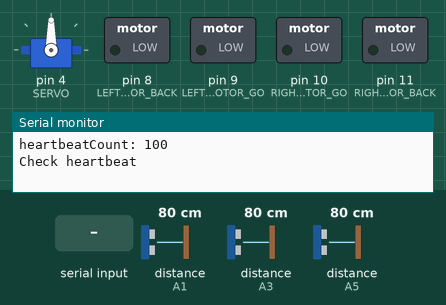
Simulated run of this sketch. Board: Arduino Uno, built with avr-gcc and run on an emulated ATmega328P. Parts: servo, switched loads named in the sketch (green lamp = pin HIGH), the last lines printed to the serial monitor. Wiring (inferred from the names in the program): servo: signal pin 4. The inputs (shaded band) are chosen by the test bench; at power-on: distance to the obstacle (sensors on A1, A3, A5) 80 cm. The echo pulse lasts 58.3 µs per cm; servo pulses on a pin are drawn as a servo (544–2400 µs = 0–180°); pins used as bus, display or sensor lines are not drawn.

Above: at 1.3 s.
1.4 s: "1" received over the second serial link
At 2.7 s:
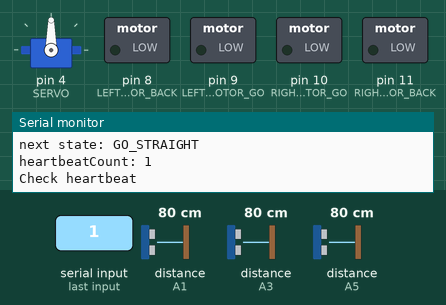
3.0 s: "0" received over the second serial link
At 4.2 s:
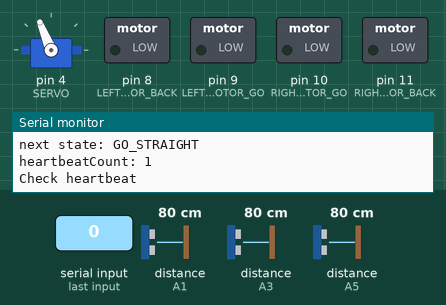
4.5 s: "2" received over the second serial link
At 5.3 s:
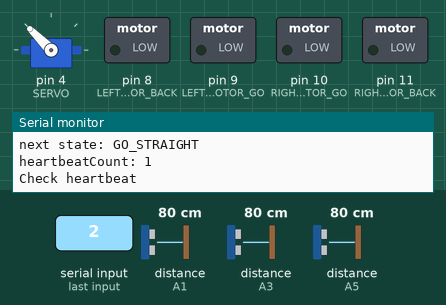
6.0 s: "1" received over the second serial link
At 6.7 s:
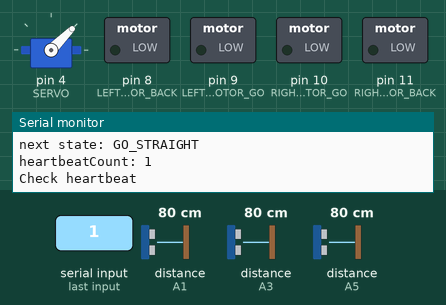
7.5 s: "0" received over the second serial link
At 8.9 s:
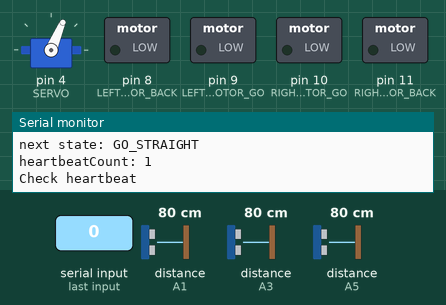
Timing chart, 0 to 10.0 s (numbered marks = the images above; inputs shaded):
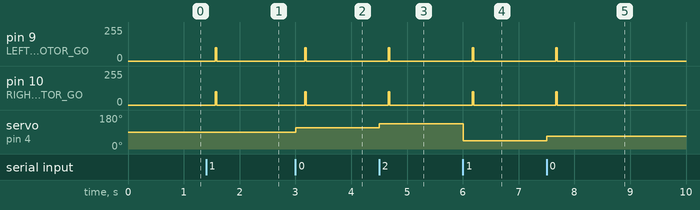

Measured:
- after the input at 1.4 s, pin 9 (LEFT_MOTOR_GO): 0/255 → 100/255 after 0.17 s, → 0/255 0.03 s later; pin 10 (RIGHT_MOTOR_GO): 0/255 → 101/255 after 0.17 s, → 0/255 0.03 s later
- after the input at 3.0 s, pin 9 (LEFT_MOTOR_GO): 0/255 → 100/255 after 0.17 s, → 0/255 0.03 s later; pin 10 (RIGHT_MOTOR_GO): 0/255 → 101/255 after 0.17 s, → 0/255 0.03 s later; servo on pin 4 (SERVO): 90° → 112° at once
- after the input at 4.5 s, pin 9 (LEFT_MOTOR_GO): 0/255 → 100/255 after 0.17 s, → 0/255 0.03 s later; pin 10 (RIGHT_MOTOR_GO): 0/255 → 101/255 after 0.17 s, → 0/255 0.03 s later; servo on pin 4 (SERVO): 112° → 135° at once
- after the input at 6.0 s, pin 9 (LEFT_MOTOR_GO): 0/255 → 100/255 after 0.17 s, → 0/255 0.03 s later; pin 10 (RIGHT_MOTOR_GO): 0/255 → 101/255 after 0.17 s, → 0/255 0.03 s later; servo on pin 4 (SERVO): 135° → 45° at once
- after the input at 7.5 s, pin 9 (LEFT_MOTOR_GO): 0/255 → 100/255 after 0.16 s, → 0/255 0.03 s later; pin 10 (RIGHT_MOTOR_GO): 0/255 → 101/255 after 0.16 s, → 0/255 0.03 s later; servo on pin 4 (SERVO): 45° → 67° at once

The sketch:

ArduPathFinder-servo.ino
```cpp
#include<SoftwareSerial.h>
#include "Timer.h"
#include "UltrasonicSensor.h"
#include "Actions.h"

#define MIN_DISTANCE  40

/* State */

int state = STOP;

/* Bluetooth */
#define BTS_RX  3
#define BTS_TX  2
SoftwareSerial BTSerial(BTS_TX, BTS_RX);

/* Ultrasonic Sensor */
UltrasonicSensor frontUS(FRONT_TRIG, FRONT_ECHO);
UltrasonicSensor leftUS(LEFT_TRIG, LEFT_ECHO);
UltrasonicSensor rightUS(RIGHT_TRIG, RIGHT_ECHO);

// Heartbeat
Timer t;
#define HEARTBEAT_PERIOD  1000
boolean isTimeToSend = true;
int heartbeatCount = 100;
void clock() {
  isTimeToSend = true;
}

void setup()
{
  // Serial setup
  Serial.begin(9600);
  // Bluetooth setup
  BTSerial.begin(9600);
  // Heartbeat setup
  t.every(HEARTBEAT_PERIOD, clock);
  // Motors
  pinMode(LEFT_MOTOR_GO, OUTPUT);
  pinMode(LEFT_MOTOR_BACK, OUTPUT);
  pinMode(RIGHT_MOTOR_GO, OUTPUT);
  pinMode(RIGHT_MOTOR_BACK, OUTPUT);
  pinMode(SERVO, OUTPUT);
  // Look straight
  turnHead(90);
}

int nextState;

int lWheel = 0;
int rWheel = 0;

int fDis;
int lDis;
int rDis;

double degree = 90.0;

void loop() {
  t.update();   // X

  Serial.print("heartbeatCount: ");
  Serial.println(heartbeatCount);

  // X
  if (heartbeatCount > 0) {
    Serial.println("Check heartbeat");
    while (!BTSerial.available())
      brake(1);
    // Heartbeat recovered
    while (BTSerial.available())
      BTSerial.read();
    heartbeatCount = 0;
  }

  // 돌았을 경우 전 범위 스캔
  if (state == TURN_LEFT || state == TURN_RIGHT) {
    fDis = 1000;
    for (degree = 45; degree <= 135; degree += 22.5) {
      turnHead(degree);
      int tmp = frontUS.getDistance();
      fDis = tmp < fDis ? tmp : fDis;
      if (fDis < MIN_DISTANCE)
        break;
    }
  }
  // 안 돌았을 경우 머리 회전 후 거리 측정
  else {
    turnHead(degree);
    fDis = frontUS.getDistance();
  }
  // 좌우 거리 측정
  lDis = leftUS.getDistance();
  rDis = rightUS.getDistance();
  // 측정 거리에 따라 행동 결정
  if (fDis < MIN_DISTANCE && degree > 90)
    nextState = TURN_RIGHT;
  else if (fDis < MIN_DISTANCE && degree <= 90)
    nextState = TURN_LEFT;
  else if (fDis < MIN_DISTANCE && rDis > MIN_DISTANCE)
    nextState = TURN_RIGHT;
  else if (fDis < MIN_DISTANCE && lDis > MIN_DISTANCE)
    nextState = TURN_LEFT;
  else if (lDis < 20)
    nextState = TURN_RIGHT;
  else if (rDis < 20)
    nextState = TURN_LEFT;
  else if (fDis >= MIN_DISTANCE)
    nextState = GO_STRAIGHT;
  else
    nextState = STOP;

  // Send heartbeat
  if (isTimeToSend || state != nextState)
    sendHeartbeat();

  Serial.print("next state: ");
  printState(nextState);

  // 행동
  int time = 0;
  switch (nextState) {
    case GO_STRAIGHT:
      time = 1;
      run(1);
      lWheel += time;
      rWheel += time;
      break;

    case TURN_LEFT:
      time = 10;
      spin_left(time);
      rWheel += time;
      brake(1);
      break;

    case TURN_RIGHT:
      time = 10;
      spin_right(time);
      lWheel += time;
      brake(1);
      break;

    case STOP:
      brake(1);
      break;
  }
  // 다음 머리 각도 결정
  if (degree >= 135.0)
    degree = 45.0;
  else
    degree += 22.5;
  // 상태 업데이트
  state = nextState;
  Serial.println();
}

void sendHeartbeat() {
  isTimeToSend = false;

  BTSerial.print(lWheel * TIME_RATIO);
  BTSerial.print(",");
  BTSerial.print(rWheel * TIME_RATIO);
  BTSerial.print(",");
  BTSerial.print(fDis);
  BTSerial.print(",");
  BTSerial.print(lDis);
  BTSerial.print(",");
  BTSerial.print(rDis);
  BTSerial.print(",");
  BTSerial.print((int) degree);
  BTSerial.println();

  heartbeatCount++;

  Serial.print("BTSerial->");
  Serial.print(lWheel * TIME_RATIO);
  Serial.print(",");
  Serial.print(rWheel * TIME_RATIO);
  Serial.print(",");
  Serial.print(fDis);
  Serial.print(",");
  Serial.print(lDis);
  Serial.print(",");
  Serial.print(rDis);
  Serial.print(",");
  Serial.print((int) degree);
  Serial.println();

  lWheel = 0;
  rWheel = 0;
}

void printState(int state) {
  if (state == GO_STRAIGHT)
    Serial.println("GO_STRAIGHT");
  else if (state == TURN_LEFT)
    Serial.println("TURN_LEFT");
  else if (state == TURN_RIGHT)
    Serial.println("TURN_RIGHT");
  else if (state == STOP)
    Serial.println("STOP");
}
```

Actions.cpp
```cpp
#include "Arduino.h"
#include "Actions.h"


int pulsewidth;
void servopulse(int myangle)
{
  pulsewidth = (myangle * 11) + 500; //500-2480
  digitalWrite(SERVO, HIGH);
  delayMicroseconds(pulsewidth);
  digitalWrite(SERVO, LOW);
  delay(20 - pulsewidth / 1000);
}

void turnHead(int degree) {
  for (int i = 0; i <= 5; i++)
    servopulse(degree);
}

void run(int time)
{
  digitalWrite(RIGHT_MOTOR_GO, HIGH);
  digitalWrite(RIGHT_MOTOR_BACK, LOW);
  analogWrite(RIGHT_MOTOR_GO, 101);
  analogWrite(RIGHT_MOTOR_BACK, 0);
  digitalWrite(LEFT_MOTOR_GO, HIGH);
  digitalWrite(LEFT_MOTOR_BACK, LOW);
  analogWrite(LEFT_MOTOR_GO, 100);
  analogWrite(LEFT_MOTOR_BACK, 0);
  delay(time * TIME_RATIO);
}

void brake(int time)
{
  digitalWrite(RIGHT_MOTOR_GO, LOW);
  digitalWrite(RIGHT_MOTOR_BACK, LOW);
  digitalWrite(LEFT_MOTOR_GO, LOW);
  digitalWrite(LEFT_MOTOR_BACK, LOW);
  delay(time * TIME_RATIO);
}


void left(int time)
{
  digitalWrite(RIGHT_MOTOR_GO, HIGH);
  digitalWrite(RIGHT_MOTOR_BACK, LOW);
  analogWrite(RIGHT_MOTOR_GO, 100);
  analogWrite(RIGHT_MOTOR_BACK, 0);
  digitalWrite(LEFT_MOTOR_GO, LOW);
  digitalWrite(LEFT_MOTOR_BACK, LOW);
  analogWrite(LEFT_MOTOR_GO, 0);
  analogWrite(LEFT_MOTOR_BACK, 0);
  delay(time * TIME_RATIO);
}

void spin_left(int time)
{
  digitalWrite(RIGHT_MOTOR_GO, HIGH);
  digitalWrite(RIGHT_MOTOR_BACK, LOW);
  analogWrite(RIGHT_MOTOR_GO, 200);
  analogWrite(RIGHT_MOTOR_BACK, 0);
  digitalWrite(LEFT_MOTOR_GO, LOW);
  digitalWrite(LEFT_MOTOR_BACK, HIGH);
  analogWrite(LEFT_MOTOR_GO, 0);
  analogWrite(LEFT_MOTOR_BACK, 200);
  delay(time * TIME_RATIO);
}

void right(int time)

{
  digitalWrite(RIGHT_MOTOR_GO, LOW);
  digitalWrite(RIGHT_MOTOR_BACK, LOW);
  analogWrite(RIGHT_MOTOR_GO, 0);
  analogWrite(RIGHT_MOTOR_BACK, 0);
  digitalWrite(LEFT_MOTOR_GO, HIGH);
  digitalWrite(LEFT_MOTOR_BACK, LOW);
  analogWrite(LEFT_MOTOR_GO, 100);
  analogWrite(LEFT_MOTOR_BACK, 0);
  delay(time * TIME_RATIO);
}

void spin_right(int time)
{
  digitalWrite(RIGHT_MOTOR_GO, LOW);
  digitalWrite(RIGHT_MOTOR_BACK, HIGH);
  analogWrite(RIGHT_MOTOR_GO, 0);
  analogWrite(RIGHT_MOTOR_BACK, 200);
  digitalWrite(LEFT_MOTOR_GO, HIGH);
  digitalWrite(LEFT_MOTOR_BACK, LOW);
  analogWrite(LEFT_MOTOR_GO, 200);
  analogWrite(LEFT_MOTOR_BACK, 0);
  delay(time * TIME_RATIO);
}
```

Actions.h
```cpp
#ifndef ACTIONS_H
#define ACTIONS_H

#define TIME_RATIO        10

#define SERVO             4

#define LEFT_MOTOR_BACK   8
#define LEFT_MOTOR_GO     9

#define RIGHT_MOTOR_GO    10
#define RIGHT_MOTOR_BACK  11

enum State {
  GO_STRAIGHT,
  TURN_RIGHT,
  TURN_LEFT,
  STOP
};

void turnHead(int degree);

void run(int time);

void brake(int time);

void left(int time);

void spin_left(int time);

void right(int time);

void spin_right(int time);

#endif
```

UltrasonicSensor.cpp
```cpp
#include "UltrasonicSensor.h"


UltrasonicSensor::UltrasonicSensor(int trig, int echo) {
  this->trig = trig;
  this->echo = echo;
  pinMode(trig, OUTPUT);
  pinMode(echo, INPUT);
}

int UltrasonicSensor::getDistance() {
  digitalWrite(this->trig, LOW);
  delayMicroseconds(2);
  digitalWrite(this->trig, HIGH);
  delayMicroseconds(10);
  digitalWrite(this->trig, LOW);

  return pulseIn(this->echo, HIGH) / 58;
}
```

UltrasonicSensor.h
```cpp
#ifndef ULTRASONIC_SENSOR_H
#define ULTRASONIC_SENSOR_H

#include "Arduino.h"

#define FRONT_TRIG  A0
#define FRONT_ECHO  A1
#define LEFT_TRIG   A2
#define LEFT_ECHO   A3
#define RIGHT_TRIG  A4
#define RIGHT_ECHO  A5

class UltrasonicSensor {
  public:
    UltrasonicSensor(int trig, int echo);
    int getDistance();
  private:
    int trig;
    int echo;
};

#endif
```
